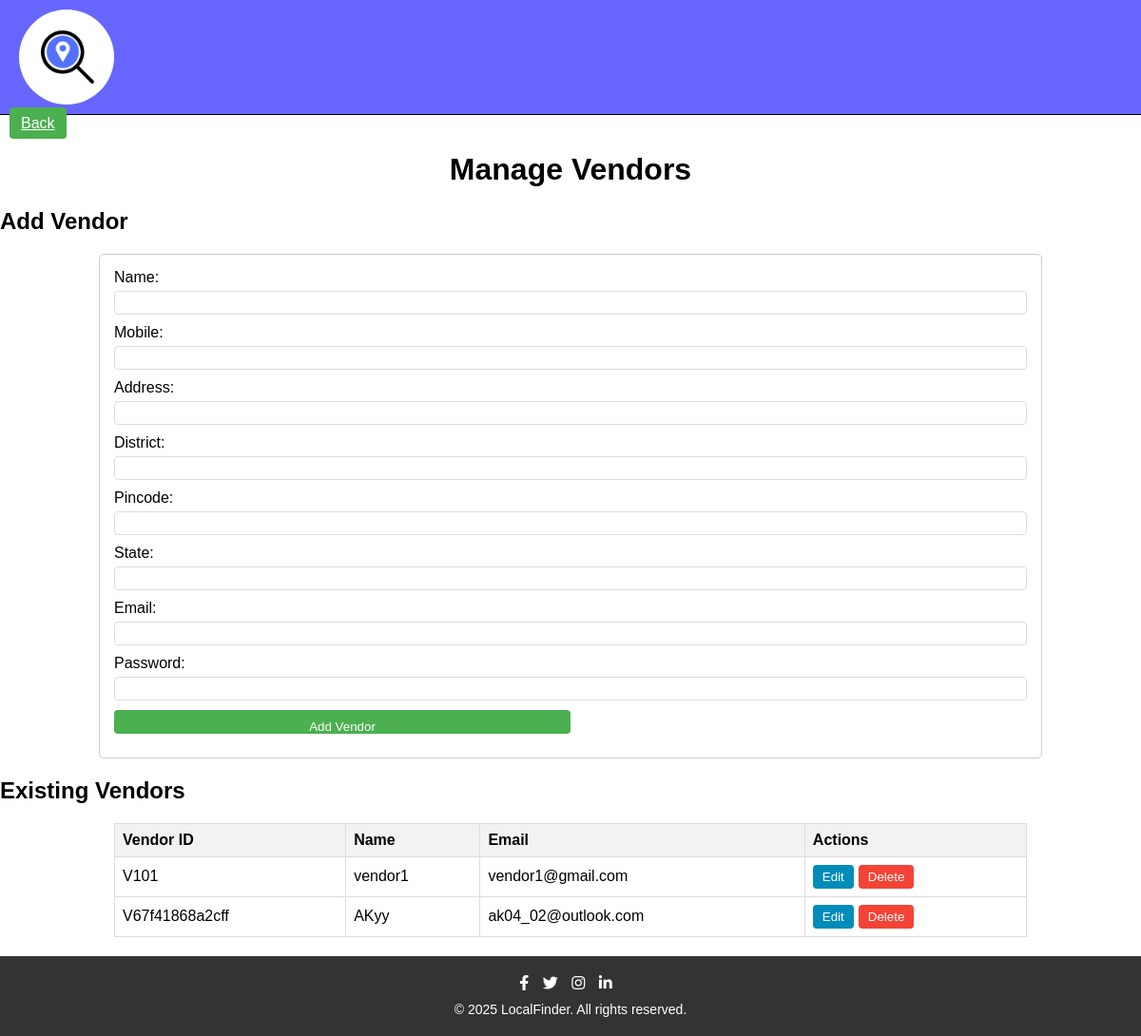
/manage_vendors.php, run on the app's committed database.
### tables this page shows
CREATE TABLE `vendor` (
  `Vid` varchar(255) NOT NULL,
  `Vname` varchar(255) NOT NULL,
  `Vmobile` decimal(10,0) DEFAULT NULL,
  `Address_line1` varchar(255) DEFAULT NULL,
  `District` varchar(255) DEFAULT NULL,
  `Pincode` decimal(6,0) DEFAULT NULL,
  `State` varchar(255) DEFAULT NULL,
  `Email` varchar(255) NOT NULL,
  `Pass` varchar(255) NOT NULL
);

### manage_vendors.php (the view, shortened to what this page needs)
<?php
require_once "pdo.php";
$stmt = $pdo->query('SELECT * FROM vendor');
$vendors = $stmt->fetchAll(PDO::FETCH_ASSOC);
?>
<!DOCTYPE html>
<html>
<head>
    <link rel="stylesheet" type="text/css" href="styles/style.css">
    <link rel="stylesheet" href="https://cdnjs.cloudflare.com/ajax/libs/font-awesome/5.15.3/css/all.min.css">
</head>
<body>
    <header>
        <div id="logo_1"></div>
    </header>
    <a href="admin_dashboard.php" class="back-button">Back</a>
    <h1>Manage Vendors</h1>
    <h2>Add Vendor</h2>
    <form method="POST">
        <label for="Vname">Name:</label>
        <input type="text" name="Vname" required>
        <label for="Vmobile">Mobile:</label>
        <input type="number" name="Vmobile">
        <label for="Address_line1">Address:</label>
        <input type="text" name="Address_line1">
        <label for="District">District:</label>
        <input type="text" name="District">
        <label for="Pincode">Pincode:</label>
        <input type="number" name="Pincode">
        <label for="State">State:</label>
        <input type="text" name="State">
        <label for="Email">Email:</label>
        <input type="email" name="Email" required>
        <label for="Pass">Password:</label>
        <input type="text" name="Pass" required>
        <input type="submit" value="Add Vendor">
    </form>
    <h2>Existing Vendors</h2>
    <table>
        <thead>
            <tr>
                <th>Vendor ID</th>
                <th>Name</th>
                <th>Email</th>
                <th>Actions</th>
            </tr>
        </thead>
        <tbody>
            <?php foreach($vendors as $vendor) { ?>
                <tr>
                    <td><?= htmlspecialchars($vendor['Vid']) ?></td>
                    <td><?= htmlspecialchars($vendor['Vname']) ?></td>
                    <td><?= htmlspecialchars($vendor['Email']) ?></td>
                    <td>
                        <div class="action-buttons">
                            <button class="edit-button" onclick="openEditModal('<?= htmlspecialchars($vendor['Vid']) ?>', '<?= htmlspecialchars($vendor['Vname']) ?>', '<?= htmlspecialchars($vendor['Vmobile']) ?>', '<?= htmlspecialchars($vendor['Address_line1']) ?>', '<?= htmlspecialchars($vendor['District']) ?>', '<?= htmlspecialchars($vendor['Pincode']) ?>', '<?= htmlspecialchars($vendor['State']) ?>', '<?= htmlspecialchars($vendor['Email']) ?>', '<?= htmlspecialchars($vendor['Pass']) ?>')">Edit</button>
                            <button class="delete-button" onclick="openDeleteModal('<?= htmlspecialchars($vendor['Vid']) ?>')">Delete</button>
                        </div>
                    </td>
                </tr>
            <?php } ?>
        </tbody>
    </table>
    <footer>
        <div class="social-icons">
            <a href="#"><i class="fab fa-facebook-f"></i></a>
            <a href="#"><i class="fab fa-twitter"></i></a>
            <a href="#"><i class="fab fa-instagram"></i></a>
            <a href="#"><i class="fab fa-linkedin-in"></i></a>
        </div>
        <div class="copyright">
            &copy; 2025 LocalFinder. All rights reserved.
        </div>
    </footer>
</body>
</html>

### styles/style.css (style rules this page uses)
#logo_1 { width: 100px; height: 100px; background-image: url("icon_no_text.png"); background-blend-mode: dark; background-size: cover; background-position: center; border-radius: 50%; }
header { display: flex; align-items: center; justify-content: space-between; background-color: rgba(0, 0, 255, 0.6); border-bottom: 1px solid black; padding: 10px 20px; }
header > div { display: flex; }
#logo_1 { width: 100px; height: 100px; background-image: url("icon_no_text.png"); background-blend-mode: dark; background-size: cover; background-position: center; border-radius: 50%; transition: transform 0.3s ease-in-out; }
form { margin: 20px; padding: 20px; border: 1px solid #ccc; border-radius: 5px; }
label { display: block; margin-bottom: 5px; }
input ,textarea, select { width: 100%; padding: 8px; margin-bottom: 10px; border: 1px solid #ccc; border-radius: 4px; box-sizing: border-box; }
button, input[type="submit"] { background-color: #4CAF50; color: white; padding: 10px 15px; border: none; border-radius: 4px; cursor: pointer; }
footer { background-color: #333; color: #fff; padding: 20px; text-align: center; transition: background-color 0.3s ease; }
.social-icons { margin-bottom: 10px; }
.social-icons a { color: #fff; margin-right: 10px; transition: color 0.3s ease, transform 0.3s ease; }
.copyright { font-size: 14px; }
form > label { display: inline-block; width: 35%; }
form > input { height: 25px; width: 50%; border-radius: 8px; border: 1px solid black; padding:0 10px; transition: border-color 0.3s ease; }
body { font-family: Arial, sans-serif; margin: 0; padding: 0; }
h1 { text-align: center; }

### manage_vendors.php (style rules this page uses)
table { width: 80%; margin: 20px auto; border-collapse: collapse; }
th, td { border: 1px solid #ddd; padding: 8px; text-align: left; }
th { background-color: #f2f2f2; }
form { width: 80%; margin: 20px auto; padding: 15px; border: 1px solid #ccc; border-radius: 5px; }
label { display: block; margin-bottom: 5px; }
input[type="text"], input[type="email"], input[type="password"], input[type="number"] { width: 100%; padding: 8px; margin-bottom: 10px; border: 1px solid #ddd; border-radius: 4px; box-sizing: border-box; }
input[type="submit"] { background-color: #4CAF50; color: white; padding: 10px 15px; border: none; border-radius: 4px; cursor: pointer; }
.action-buttons { display: flex; gap: 5px; }
.action-buttons button { padding: 5px 10px; border: none; border-radius: 4px; cursor: pointer; }
.edit-button { background-color: #008CBA; color: white; }
.delete-button { background-color: #f44336; color: white; }
.back-button { margin: 10px; padding: 8px 12px; background-color: #4CAF50; color: white; border: none; border-radius: 4px; cursor: pointer; }

### data on the page
vendor: Vid "V101", Vname "vendor1", Email "vendor1@gmail.com"
vendor: Vid "V67f41868a2cff", Vname "AKyy", Email "ak04_02@outlook.com"
